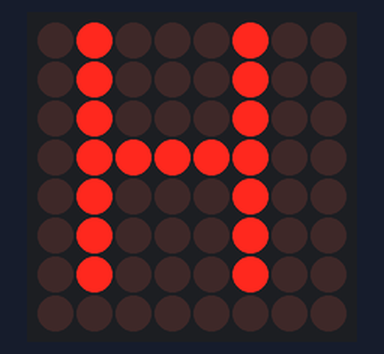
This sketch was run on a simulated Arduino Uno, built with avr-gcc and run on an emulated ATmega328P. On the bench: 8×8 LED matrix.

Above: at 0.26 s.
At 0.8 s:
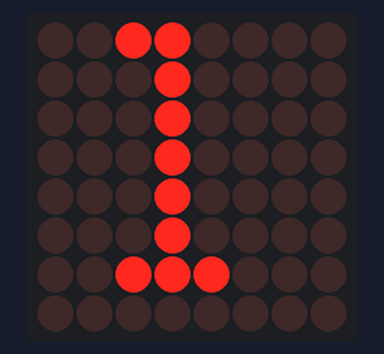
At 2.12 s:
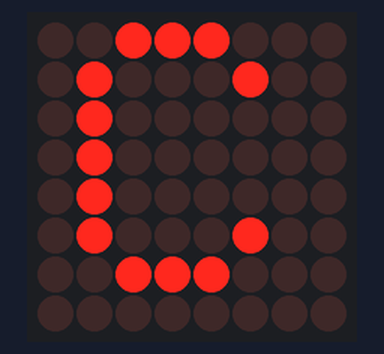
At 3.05 s:
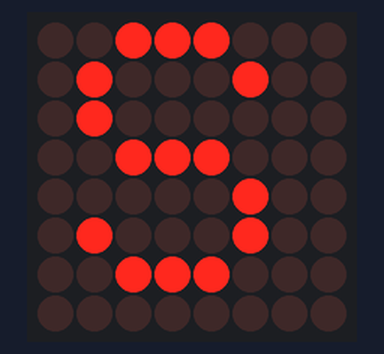
At 5.4 s:
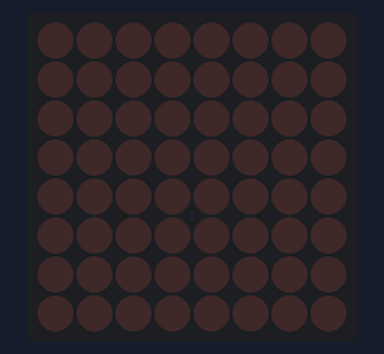
At 8.84 s:
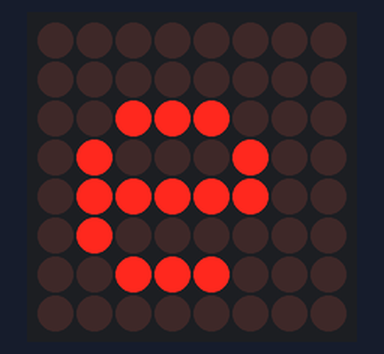

The sketch:

ex_4_7_dm_start.ino
```cpp
#include "LedControlMS.h"

// pin 4 is connected to the DataIn
// pin 3 is connected to the CLK
// pin 2 is connected to LOAD

#define NBR_MTX 1 //number of matrices attached is one
LedControl lc=LedControl(4,3,2, NBR_MTX);//

 void setup()
{
  for (int i=0; i< NBR_MTX; i++)
  {
    lc.shutdown(i,false);
    /* Set the brightness to a medium values */
    lc.setIntensity(i,8);
    /* and clear the display */
    lc.clearDisplay(i);

    delay(100);
  }
}

void loop()
{
  //sending characters to display
  lc.writeString(0,"Hello COMSI, AR02");
  //clearing the display
  lc.clearAll();

  delay(3000);
}
```

Measured:
- by itself, everything shown: repeats every 8.3 s, in 17 steps
- what the display in image 1 shows lasts 0.7 s, from 0.7 s to 1.4 s
- what the display in image 4 shows lasts 3.0 s, from 5.4 s to 8.4 s
